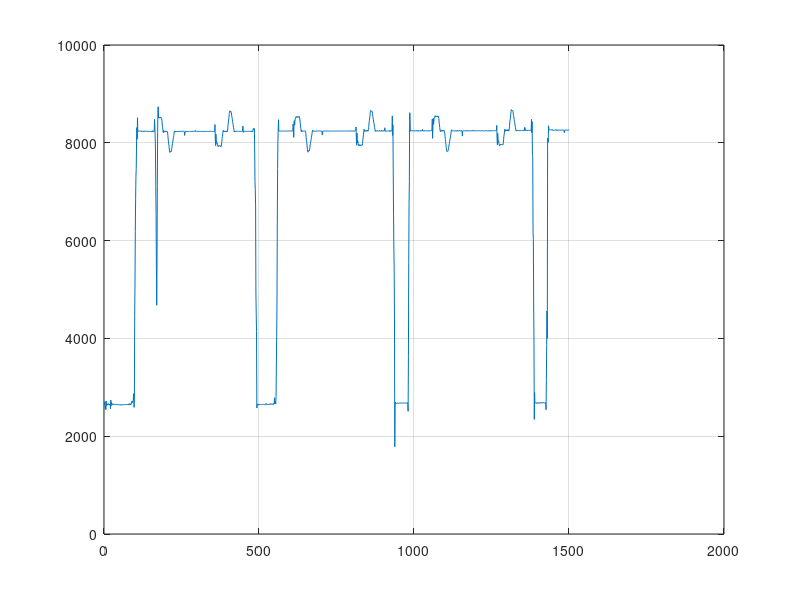

MATLAB code for this plot:
data = fopen("LOG00000.TXT",'r');
formatSpec = "%d";
sizeData = [1 Inf];
Data = fscanf(data, formatSpec, sizeData);

plot(linspace(1,1500,1500),Data);
grid;